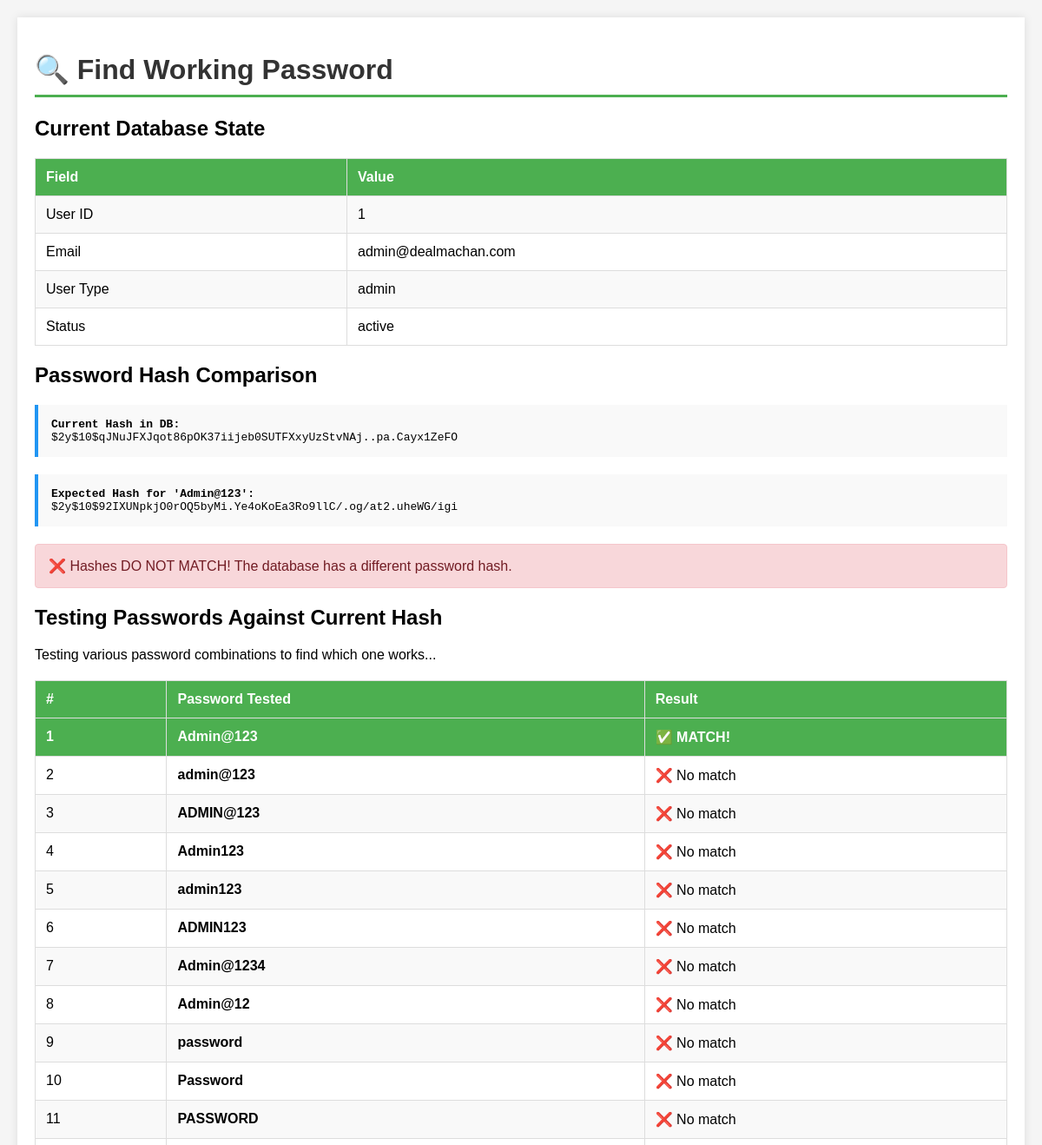
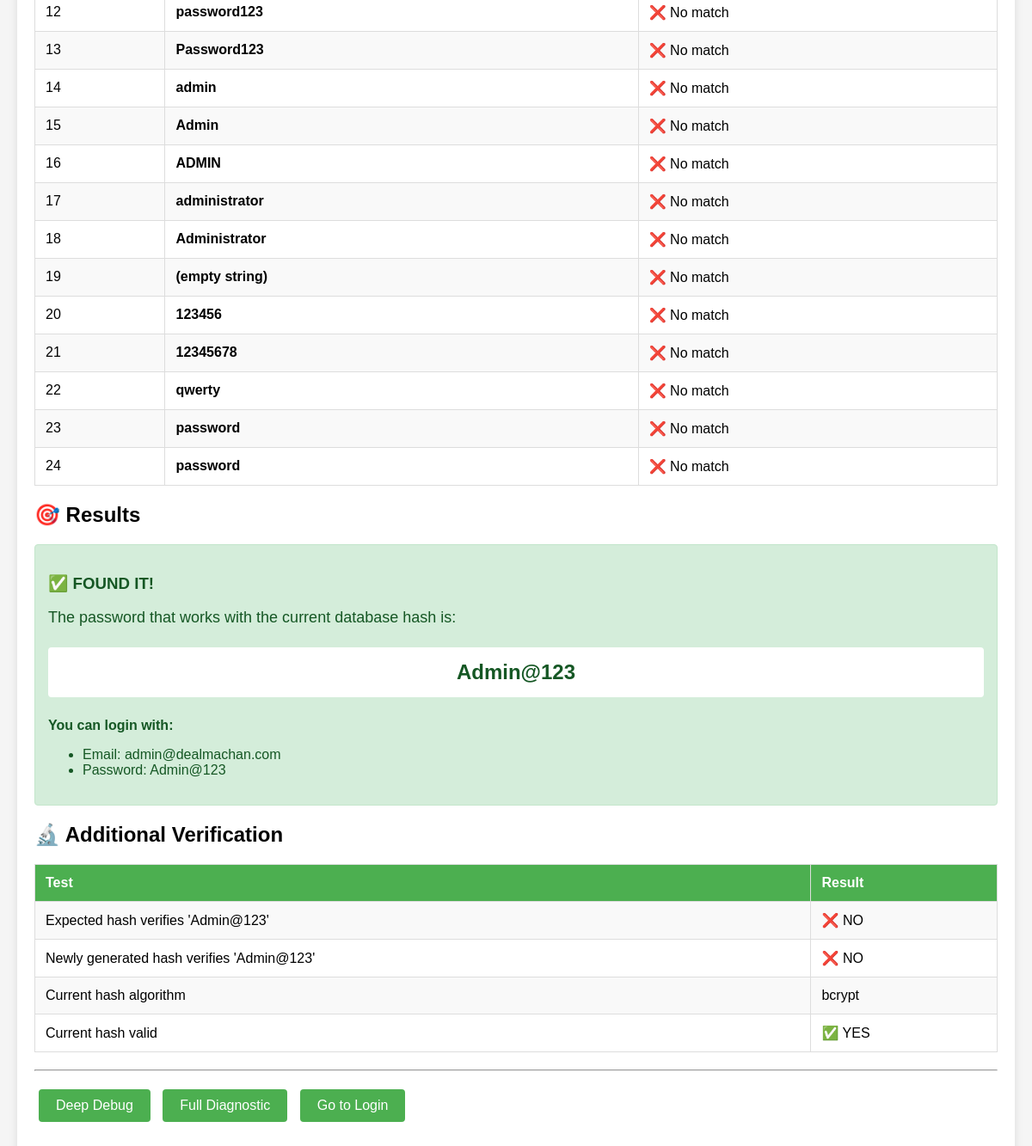
The page /admin/public/find-password.php on the database its author committed (2 pictures, top to bottom).
### tables this page shows
CREATE TABLE IF NOT EXISTS `users` (
  `id` int(10) unsigned NOT NULL AUTO_INCREMENT,
  `email` varchar(255) DEFAULT NULL,
  `phone` varchar(20) DEFAULT NULL,
  `password_hash` varchar(255) NOT NULL,
  `user_type` enum('admin','merchant','customer') NOT NULL,
  `status` enum('active','inactive','blocked','pending') NOT NULL DEFAULT 'active',
  `otp_code` varchar(10) DEFAULT NULL,
  `otp_expiry` timestamp NULL DEFAULT NULL,
  `last_login` timestamp NULL DEFAULT NULL,
  `created_at` timestamp NOT NULL DEFAULT current_timestamp(),
  `updated_at` timestamp NULL DEFAULT NULL ON UPDATE current_timestamp(),
  PRIMARY KEY (`id`),
  UNIQUE KEY `uk_email` (`email`),
  UNIQUE KEY `uk_phone` (`phone`),
  KEY `idx_user_type` (`user_type`),
  KEY `idx_status` (`status`)
);

### admin/public/find-password.php (the view, shortened to what this page needs)
<!DOCTYPE html>
<html>
<head>
</head>
<body>
<div class="container">
    <h1>🔍 Find Working Password</h1>
<?php
try {
    $db = Database::getInstance();
    $pdo = $db->getConnection();
    $stmt = $pdo->prepare("SELECT * FROM users WHERE email = ?");
    $stmt->execute(['admin@dealmachan.com']);
    $user = $stmt->fetch(PDO::FETCH_ASSOC);
    $currentHash = $user['password_hash'];
    $expectedHash = '$2y$10$92IXUNpkjO0rOQ5byMi.Ye4oKoEa3Ro9llC/.og/at2.uheWG/igi';
    echo "<h2>Current Database State</h2>";
    echo "<table>";
    echo "<tr><th>Field</th><th>Value</th></tr>";
    echo "<tr><td>User ID</td><td>{$user['id']}</td></tr>";
    echo "<tr><td>Email</td><td>{$user['email']}</td></tr>";
    echo "<tr><td>User Type</td><td>{$user['user_type']}</td></tr>";
    echo "<tr><td>Status</td><td>{$user['status']}</td></tr>";
    echo "</table>";
    echo "<h2>Password Hash Comparison</h2>";
    echo "<div class='hash-box'>";
    echo "<strong>Current Hash in DB:</strong><br>";
    echo $currentHash;
    echo "</div>";
    echo "<div class='hash-box'>";
    echo "<strong>Expected Hash for 'Admin@123':</strong><br>";
    echo $expectedHash;
    echo "</div>";
    $hashMatch = ($currentHash === $expectedHash);
    if ($hashMatch) {
        echo "<div class='alert alert-success'>✅ Hashes MATCH! The database has the correct hash for 'Admin@123'</div>";
    } else {
        echo "<div class='alert alert-danger'>❌ Hashes DO NOT MATCH! The database has a different password hash.</div>";
    }
    echo "<h2>Testing Passwords Against Current Hash</h2>";
    echo "<p>Testing various password combinations to find which one works...</p>";
    $testPasswords = [
        'Admin@123',
        'admin@123',
        'ADMIN@123',
        'Admin123',
        'admin123',
        'ADMIN123',
        'Admin@1234',
        'Admin@12',
        'password',
        'Password',
        'PASSWORD',
        'password123',
        'Password123',
        'admin',
        'Admin',
        'ADMIN',
        'administrator',
        'Administrator',
        '',
        '123456',
        '12345678',
        'qwerty',
        'password',
        'password',
    ];
    echo "<table>";
    echo "<tr><th>#</th><th>Password Tested</th><th>Result</th></tr>";
    $workingPassword = null;
    $count = 0;
    foreach ($testPasswords as $testPwd) {
        $count++;
        $result = password_verify($testPwd, $currentHash);
        $rowClass = $result ? 'match' : '';
        $resultText = $result ? '✅ MATCH!' : '❌ No match';
        echo "<tr class='{$rowClass}'>";
        echo "<td>{$count}</td>";
        echo "<td><strong>" . htmlspecialchars($testPwd === '' ? '(empty string)' : $testPwd) . "</strong></td>";
        echo "<td>{$resultText}</td>";
        echo "</tr>";
        if ($result && !$workingPassword) {
            $workingPassword = $testPwd;
        }
    }
    echo "</table>";
    echo "<h2>🎯 Results</h2>";
    if ($workingPassword !== null) {
        echo "<div class='alert alert-success'>";
        echo "<h3>✅ FOUND IT!</h3>";
        echo "<p style='font-size: 18px;'>The password that works with the current database hash is:</p>";
        echo "<p style='font-size: 24px; font-weight: bold; background: white; padding: 15px; border-radius: 4px; text-align: center;'>";
        echo htmlspecialchars($workingPassword === '' ? '(empty string)' : $workingPassword);
        echo "</p>";
        echo "<p><strong>You can login with:</strong></p>";
        echo "<ul>";
        echo "<li>Email: admin@dealmachan.com</li>";
        echo "<li>Password: " . htmlspecialchars($workingPassword) . "</li>";
        echo "</ul>";
        echo "</div>";
    }
    echo "<h2>🔬 Additional Verification</h2>";
    echo "<table>";
    echo "<tr><th>Test</th><th>Result</th></tr>";
    $test1 = password_verify('Admin@123', $expectedHash);
    echo "<tr><td>Expected hash verifies 'Admin@123'</td><td>" . ($test1 ? '✅ YES' : '❌ NO') . "</td></tr>";
    $newHash = password_hash('Admin@123', PASSWORD_DEFAULT);
    $test2 = password_verify('Admin@123', $newHash);
    echo "<tr><td>Newly generated hash verifies 'Admin@123'</td><td>" . ($test2 ? '✅ YES' : '❌ NO') . "</td></tr>";
    $hashInfo = password_get_info($currentHash);
    echo "<tr><td>Current hash algorithm</td><td>{$hashInfo['algoName']}</td></tr>";
    echo "<tr><td>Current hash valid</td><td>" . ($hashInfo['algoName'] !== 'unknown' ? '✅ YES' : '❌ NO') . "</td></tr>";
    echo "</table>";
} catch (Exception $e) {
    echo "<div class='alert alert-danger'>";
    echo "<h3>❌ Error</h3>";
    echo "<p>" . htmlspecialchars($e->getMessage()) . "</p>";
    echo "</div>";
}
?>
<hr>
<p>
    <a href="debug-password.php" class="btn">Deep Debug</a>
    <a href="diagnose-login.php" class="btn">Full Diagnostic</a>
    <a href="index.php" class="btn">Go to Login</a>
</p>
</div>
</body>
</html>

### admin/public/find-password.php (style rules this page uses)
body { font-family: Arial; margin: 20px; background: #f5f5f5; }
.container { max-width: 1200px; margin: 0 auto; background: white; padding: 20px; box-shadow: 0 0 10px rgba(0,0,0,0.1); }
h1 { color: #333; border-bottom: 3px solid #4CAF50; padding-bottom: 10px; }
.hash-box { background: #f9f9f9; padding: 15px; border-left: 4px solid #2196F3; margin: 20px 0; font-family: monospace; word-break: break-all; }
table { width: 100%; border-collapse: collapse; margin: 20px 0; }
th, td { padding: 12px; text-align: left; border: 1px solid #ddd; }
th { background: #4CAF50; color: white; }
tr:nth-child(even) { background: #f9f9f9; }
.match { background: #4CAF50 !important; color: white; font-weight: bold; }
.alert { padding: 15px; margin: 20px 0; border-radius: 4px; }
.alert-success { background: #d4edda; border: 1px solid #c3e6cb; color: #155724; }
.alert-danger { background: #f8d7da; border: 1px solid #f5c6cb; color: #721c24; }
.btn { display: inline-block; padding: 10px 20px; background: #4CAF50; color: white; text-decoration: none; border-radius: 4px; margin: 5px; }

### rows shown on the page
users: id "1", email "admin@dealmachan.com", user_type "admin", status "active", password_hash "$2y$10$qJNuJFXJqot86pOK37iijeb0SUTFXxyUzStvNAj..pa.Cayx1ZeFO", password_hash "✅ MATCH!", password_hash "❌ No match", password_hash "bcrypt"

### other values the page prints
$expectedHash "$2y$10$92IXUNpkjO0rOQ5byMi.Ye4oKoEa3Ro9llC/.og/at2.uheWG/igi"
$testPwd === '' ? '(empty string)' : $testPwd "Admin@123"
$testPwd === '' ? '(empty string)' : $testPwd "admin@123"
$testPwd === '' ? '(empty string)' : $testPwd "ADMIN@123"
$testPwd === '' ? '(empty string)' : $testPwd "Admin123"
$testPwd === '' ? '(empty string)' : $testPwd "admin123"
$testPwd === '' ? '(empty string)' : $testPwd "ADMIN123"
$testPwd === '' ? '(empty string)' : $testPwd "Admin@1234"
$testPwd === '' ? '(empty string)' : $testPwd "Admin@12"
$testPwd === '' ? '(empty string)' : $testPwd "password"
$testPwd === '' ? '(empty string)' : $testPwd "Password"
$testPwd === '' ? '(empty string)' : $testPwd "PASSWORD"
$testPwd === '' ? '(empty string)' : $testPwd "password123"
$testPwd === '' ? '(empty string)' : $testPwd "Password123"
$testPwd === '' ? '(empty string)' : $testPwd "admin"
